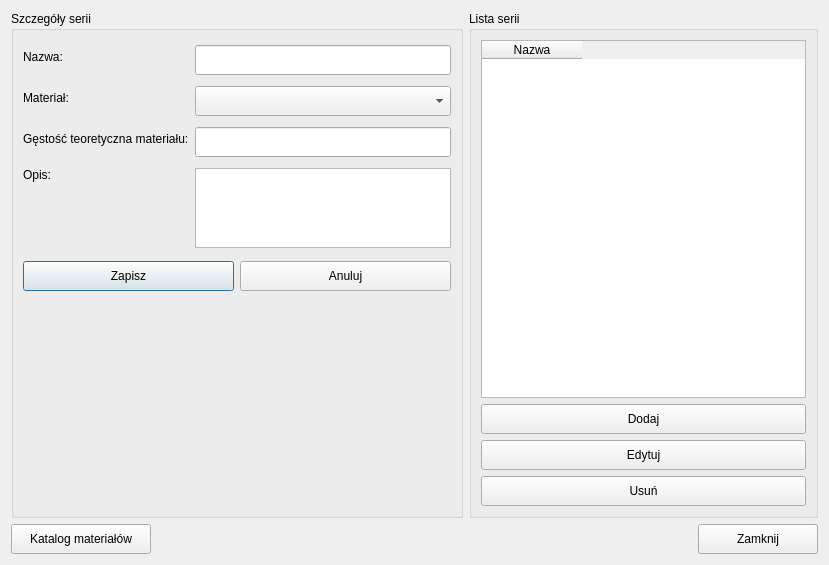
<?xml version="1.0" encoding="UTF-8"?>
<ui version="4.0">
 <class>SampleDialog</class>
 <widget class="QDialog" name="SampleDialog">
  <property name="geometry">
   <rect>
    <x>0</x>
    <y>0</y>
    <width>829</width>
    <height>565</height>
   </rect>
  </property>
  <property name="windowTitle">
   <string>Zarządzanie próbkami</string>
  </property>
  <layout class="QVBoxLayout" name="verticalLayout">
   <item>
    <layout class="QHBoxLayout" name="horizontalLayout_3">
     <item>
      <widget class="QGroupBox" name="groupBoxSampleDetails">
       <property name="title">
        <string>Szczegóły serii</string>
       </property>
       <layout class="QVBoxLayout" name="verticalLayout_3">
        <item>
         <layout class="QFormLayout" name="formLayout">
          <item row="0" column="0">
           <widget class="QLabel" name="labelSampleName">
            <property name="text">
             <string>Nazwa:</string>
            </property>
           </widget>
          </item>
          <item row="0" column="1">
           <widget class="QLineEdit" name="editSampleName">
            <property name="minimumSize">
             <size>
              <width>0</width>
              <height>30</height>
             </size>
            </property>
           </widget>
          </item>
          <item row="1" column="0">
           <widget class="QLabel" name="labelMaterial">
            <property name="text">
             <string>Materiał:</string>
            </property>
           </widget>
          </item>
          <item row="1" column="1">
           <widget class="QComboBox" name="comboBoxMaterial">
            <property name="minimumSize">
             <size>
              <width>0</width>
              <height>30</height>
             </size>
            </property>
           </widget>
          </item>
          <item row="2" column="0">
           <widget class="QLabel" name="labelMaterialDensity">
            <property name="text">
             <string>Gęstość teoretyczna materiału:</string>
            </property>
           </widget>
          </item>
          <item row="2" column="1">
           <widget class="QLineEdit" name="editMaterialDensity">
            <property name="minimumSize">
             <size>
              <width>0</width>
              <height>30</height>
             </size>
            </property>
            <property name="readOnly">
             <bool>true</bool>
            </property>
           </widget>
          </item>
          <item row="4" column="0">
           <widget class="QLabel" name="labelSampleDescription">
            <property name="text">
             <string>Opis:</string>
            </property>
            <property name="alignment">
             <set>Qt::AlignmentFlag::AlignTop</set>
            </property>
           </widget>
          </item>
          <item row="4" column="1">
           <widget class="QPlainTextEdit" name="editSampleDescription">
            <property name="maximumSize">
             <size>
              <width>16777215</width>
              <height>80</height>
             </size>
            </property>
           </widget>
          </item>
         </layout>
        </item>
        <item>
         <layout class="QHBoxLayout" name="horizontalLayout_2">
          <item>
           <widget class="QPushButton" name="buttonSaveSample">
            <property name="minimumSize">
             <size>
              <width>0</width>
              <height>30</height>
             </size>
            </property>
            <property name="text">
             <string>Zapisz</string>
            </property>
           </widget>
          </item>
          <item>
           <widget class="QPushButton" name="buttonCancelEditSample">
            <property name="minimumSize">
             <size>
              <width>0</width>
              <height>30</height>
             </size>
            </property>
            <property name="text">
             <string>Anuluj</string>
            </property>
           </widget>
          </item>
         </layout>
        </item>
        <item>
         <spacer name="verticalSpacer">
          <property name="orientation">
           <enum>Qt::Orientation::Vertical</enum>
          </property>
          <property name="sizeHint" stdset="0">
           <size>
            <width>20</width>
            <height>40</height>
           </size>
          </property>
         </spacer>
        </item>
       </layout>
      </widget>
     </item>
     <item>
      <widget class="QGroupBox" name="groupBoxSampleList">
       <property name="minimumSize">
        <size>
         <width>200</width>
         <height>0</height>
        </size>
       </property>
       <property name="title">
        <string>Lista serii</string>
       </property>
       <layout class="QVBoxLayout" name="verticalLayout_2">
        <item>
         <widget class="QTableWidget" name="tableWidgetSamples">
          <property name="selectionMode">
           <enum>QAbstractItemView::SelectionMode::SingleSelection</enum>
          </property>
          <property name="selectionBehavior">
           <enum>QAbstractItemView::SelectionBehavior::SelectRows</enum>
          </property>
          <property name="columnCount">
           <number>1</number>
          </property>
          <column>
           <property name="text">
            <string>Nazwa</string>
           </property>
          </column>
         </widget>
        </item>
        <item>
         <widget class="QPushButton" name="buttonAddSample">
          <property name="minimumSize">
           <size>
            <width>0</width>
            <height>30</height>
           </size>
          </property>
          <property name="text">
           <string>Dodaj</string>
          </property>
         </widget>
        </item>
        <item>
         <widget class="QPushButton" name="buttonEditSample">
          <property name="minimumSize">
           <size>
            <width>0</width>
            <height>30</height>
           </size>
          </property>
          <property name="text">
           <string>Edytuj</string>
          </property>
         </widget>
        </item>
        <item>
         <widget class="QPushButton" name="buttonRemoveSample">
          <property name="minimumSize">
           <size>
            <width>0</width>
            <height>30</height>
           </size>
          </property>
          <property name="text">
           <string>Usuń</string>
          </property>
         </widget>
        </item>
       </layout>
      </widget>
     </item>
    </layout>
   </item>
   <item>
    <layout class="QHBoxLayout" name="horizontalLayout_4">
     <item>
      <widget class="QPushButton" name="buttonTableMatrials">
       <property name="minimumSize">
        <size>
         <width>140</width>
         <height>30</height>
        </size>
       </property>
       <property name="maximumSize">
        <size>
         <width>140</width>
         <height>30</height>
        </size>
       </property>
       <property name="text">
        <string>Katalog materiałów</string>
       </property>
      </widget>
     </item>
     <item>
      <spacer name="horizontalSpacer">
       <property name="orientation">
        <enum>Qt::Orientation::Horizontal</enum>
       </property>
       <property name="sizeHint" stdset="0">
        <size>
         <width>40</width>
         <height>20</height>
        </size>
       </property>
      </spacer>
     </item>
     <item>
      <widget class="QPushButton" name="buttonClose">
       <property name="minimumSize">
        <size>
         <width>120</width>
         <height>30</height>
        </size>
       </property>
       <property name="text">
        <string>Zamknij</string>
       </property>
      </widget>
     </item>
    </layout>
   </item>
  </layout>
 </widget>
 <resources/>
 <connections/>
</ui>
